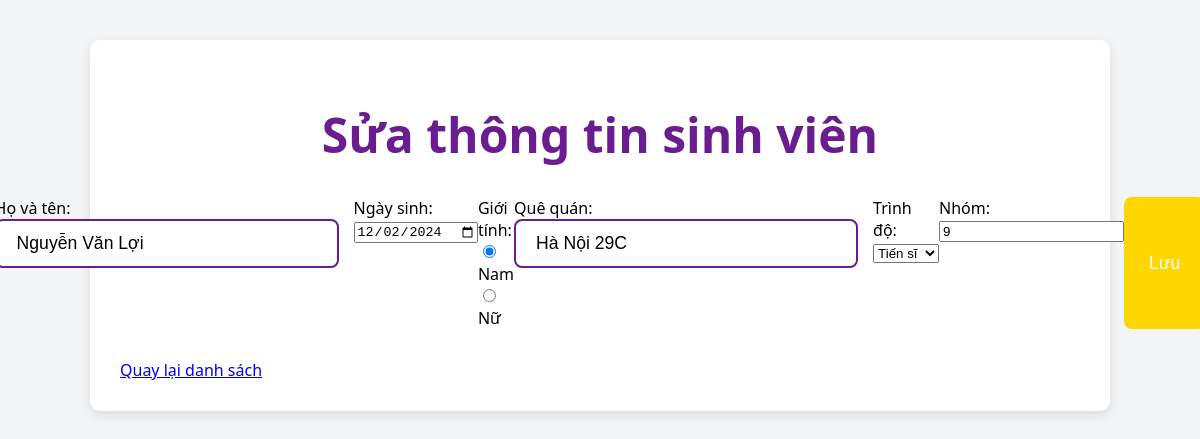
Page /project/edit_student.php?id=4 on the committed database.
### tables this page shows
CREATE TABLE `table_students` (
  `id` int(11) NOT NULL,
  `fullname` varchar(255) NOT NULL,
  `dob` datetime NOT NULL,
  `gender` int(11) NOT NULL,
  `hometown` varchar(255) NOT NULL,
  `level` int(11) NOT NULL,
  `group_id` int(11) NOT NULL
);

### project/edit_student.php (the view, shortened to what this page needs)
<?php
include 'db_connection.php';
$id = intval($_GET['id']);
$sql = "SELECT * FROM table_students WHERE id = $id";
$result = $conn->query($sql);
$student = $result->fetch_assoc();
?>
<!DOCTYPE html>
<html lang="vi">
<head>
    <link rel="stylesheet" href="styles.css">
</head>
<body>
<div class="container">
    <h1>Sửa thông tin sinh viên</h1>
    <form method="POST">
        <label>Họ và tên:
            <input type="text" name="fullname" value="<?= htmlspecialchars($student['fullname']) ?>" required>
        </label><br>
        <label>Ngày sinh:
            <input type="date" name="dob" value="<?= htmlspecialchars(substr($student['dob'], 0, 10)) ?>" required>
        </label><br>
        <label>Giới tính:
            <input type="radio" name="gender" value="1" <?= $student['gender'] == 1 ? 'checked' : '' ?>> Nam
            <input type="radio" name="gender" value="0" <?= $student['gender'] == 0 ? 'checked' : '' ?>> Nữ
        </label><br>
        <label>Quê quán:
            <input type="text" name="hometown" value="<?= htmlspecialchars($student['hometown']) ?>" required>
        </label><br>
        <label>Trình độ:
            <select name="level">
                <option value="0" <?= $student['level'] == 0 ? 'selected' : '' ?>>Tiến sĩ</option>
            </select>
        </label><br>
        <label>Nhóm:
            <input type="number" name="group_id" value="<?= htmlspecialchars($student['group_id']) ?>" min="1" required>
        </label><br>
        <button type="submit">Lưu</button>
    </form>
    <a href="index.php">Quay lại danh sách</a>
</div>
</body>
</html>

### project/styles.css (style rules this page uses)
body { font-family: 'Segoe UI', Tahoma, Geneva, Verdana, sans-serif; background-color: #f3f4f6; margin: 0; padding: 0; box-sizing: border-box; }
.container { width: 80%; margin: 40px auto; padding: 30px; background-color: #ffffff; border-radius: 10px; box-shadow: 0 4px 12px rgba(0, 0, 0, 0.1); }
h1 { text-align: center; color: #6A1D8F; font-size: 3rem; margin-bottom: 30px; }
form { display: flex; justify-content: center; margin-bottom: 30px; }
form input[type="text"] { padding: 12px 20px; font-size: 1.1rem; border: 2px solid #6A1D8F; border-radius: 8px; margin-right: 15px; width: 300px; }
form button { padding: 12px 25px; font-size: 1.1rem; background-color: #FFD700; color: white; border: none; border-radius: 8px; cursor: pointer; transition: background-color 0.3s ease, transform 0.2s ease; }

### rows in the picture
table_students: fullname "Nguyễn Văn Lợi", dob "12/02/2024", gender "☑ Giới tính: Nam Nữ", hometown "Hà Nội 29C", level "Tiến sĩ", group_id "9"
